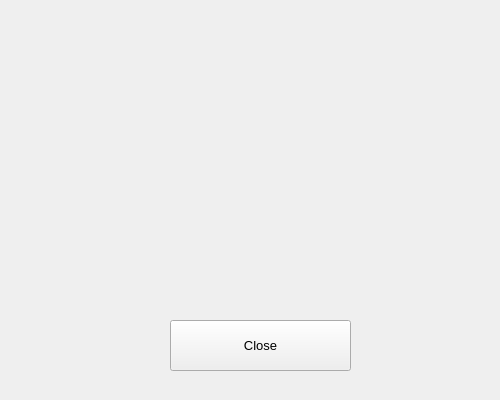
<?xml version="1.0" encoding="UTF-8"?>
<ui version="4.0">
 <class>warning_widget</class>
 <widget class="QWidget" name="warning_widget">
  <property name="geometry">
   <rect>
    <x>0</x>
    <y>0</y>
    <width>500</width>
    <height>400</height>
   </rect>
  </property>
  <property name="windowTitle">
   <string>Alert</string>
  </property>
  <widget class="QLabel" name="warning_label">
   <property name="geometry">
    <rect>
     <x>40</x>
     <y>50</y>
     <width>431</width>
     <height>241</height>
    </rect>
   </property>
   <property name="font">
    <font>
     <pointsize>11</pointsize>
    </font>
   </property>
   <property name="text">
    <string/>
   </property>
  </widget>
  <widget class="QPushButton" name="closing_button">
   <property name="geometry">
    <rect>
     <x>170</x>
     <y>320</y>
     <width>181</width>
     <height>51</height>
    </rect>
   </property>
   <property name="font">
    <font>
     <pointsize>10</pointsize>
    </font>
   </property>
   <property name="text">
    <string>Close</string>
   </property>
  </widget>
 </widget>
 <resources/>
 <connections/>
</ui>
